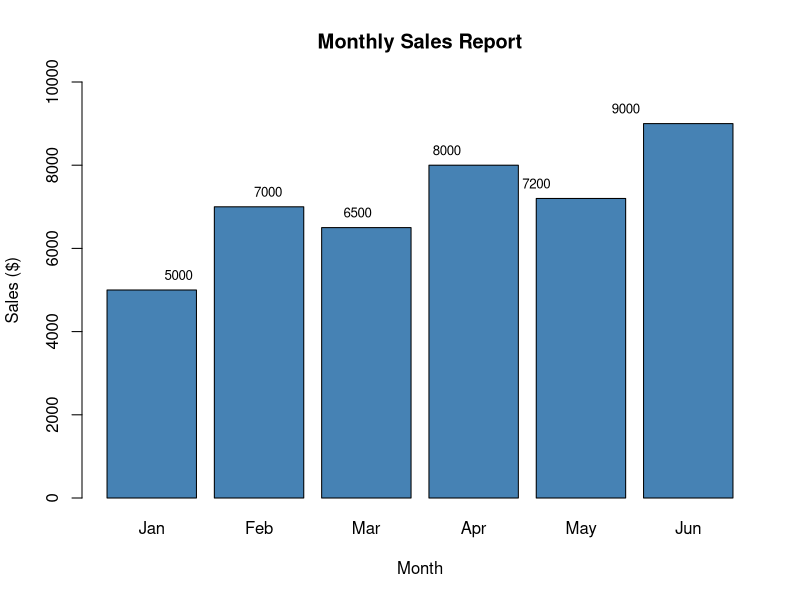

Reproduce this figure in R.
# Andrew Ung - School Project - Dec 2023
# R Program to Display a Bar Graph of Monthly Sales

# Sample sales data
months <- c("Jan", "Feb", "Mar", "Apr", "May", "Jun")
sales <- c(5000, 7000, 6500, 8000, 7200, 9000)

# Create bar plot
barplot(
  sales,
  names.arg = months,
  col = "steelblue",
  main = "Monthly Sales Report",
  xlab = "Month",
  ylab = "Sales ($)",
  ylim = c(0, max(sales) + 1000)
)

# Add values on top of bars
text(x = seq_along(sales), y = sales, label = sales, pos = 3, cex = 0.8, col = "black")
